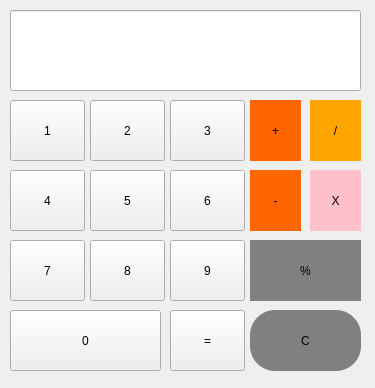
<?xml version="1.0" encoding="UTF-8"?>
<ui version="4.0">
 <class>calculator</class>
 <widget class="QWidget" name="calculator">
  <property name="windowModality">
   <enum>Qt::NonModal</enum>
  </property>
  <property name="geometry">
   <rect>
    <x>0</x>
    <y>0</y>
    <width>375</width>
    <height>388</height>
   </rect>
  </property>
  <property name="windowTitle">
   <string>calculator</string>
  </property>
  <property name="styleSheet">
   <string notr="true"/>
  </property>
  <widget class="QPushButton" name="pushButton">
   <property name="geometry">
    <rect>
     <x>10</x>
     <y>100</y>
     <width>75</width>
     <height>61</height>
    </rect>
   </property>
   <property name="text">
    <string>1</string>
   </property>
  </widget>
  <widget class="QPushButton" name="pushButton_2">
   <property name="geometry">
    <rect>
     <x>90</x>
     <y>100</y>
     <width>75</width>
     <height>61</height>
    </rect>
   </property>
   <property name="text">
    <string>2</string>
   </property>
  </widget>
  <widget class="QPushButton" name="pushButton_3">
   <property name="geometry">
    <rect>
     <x>170</x>
     <y>100</y>
     <width>75</width>
     <height>61</height>
    </rect>
   </property>
   <property name="text">
    <string>3</string>
   </property>
  </widget>
  <widget class="QPushButton" name="pushButton_4">
   <property name="geometry">
    <rect>
     <x>10</x>
     <y>170</y>
     <width>75</width>
     <height>61</height>
    </rect>
   </property>
   <property name="text">
    <string>4</string>
   </property>
  </widget>
  <widget class="QPushButton" name="pushButton_5">
   <property name="geometry">
    <rect>
     <x>90</x>
     <y>170</y>
     <width>75</width>
     <height>61</height>
    </rect>
   </property>
   <property name="text">
    <string>5</string>
   </property>
  </widget>
  <widget class="QPushButton" name="pushButton_6">
   <property name="geometry">
    <rect>
     <x>170</x>
     <y>170</y>
     <width>75</width>
     <height>61</height>
    </rect>
   </property>
   <property name="text">
    <string>6</string>
   </property>
  </widget>
  <widget class="QPushButton" name="pushButton_7">
   <property name="geometry">
    <rect>
     <x>10</x>
     <y>240</y>
     <width>75</width>
     <height>61</height>
    </rect>
   </property>
   <property name="text">
    <string>7</string>
   </property>
  </widget>
  <widget class="QPushButton" name="pushButton_8">
   <property name="geometry">
    <rect>
     <x>90</x>
     <y>240</y>
     <width>75</width>
     <height>61</height>
    </rect>
   </property>
   <property name="text">
    <string>8</string>
   </property>
  </widget>
  <widget class="QPushButton" name="pushButton_9">
   <property name="geometry">
    <rect>
     <x>170</x>
     <y>240</y>
     <width>75</width>
     <height>61</height>
    </rect>
   </property>
   <property name="text">
    <string>9</string>
   </property>
  </widget>
  <widget class="QPushButton" name="pushButton_10">
   <property name="geometry">
    <rect>
     <x>10</x>
     <y>310</y>
     <width>151</width>
     <height>61</height>
    </rect>
   </property>
   <property name="text">
    <string>0</string>
   </property>
  </widget>
  <widget class="QLineEdit" name="lineEdit">
   <property name="geometry">
    <rect>
     <x>10</x>
     <y>10</y>
     <width>351</width>
     <height>81</height>
    </rect>
   </property>
   <property name="font">
    <font>
     <pointsize>16</pointsize>
    </font>
   </property>
   <property name="toolTip">
    <string>&lt;html&gt;&lt;head/&gt;&lt;body&gt;&lt;p&gt;0&lt;/p&gt;&lt;p&gt;&lt;br/&gt;&lt;/p&gt;&lt;/body&gt;&lt;/html&gt;</string>
   </property>
   <property name="layoutDirection">
    <enum>Qt::LeftToRight</enum>
   </property>
   <property name="text">
    <string/>
   </property>
   <property name="dragEnabled">
    <bool>true</bool>
   </property>
  </widget>
  <widget class="QPushButton" name="pushButton_11">
   <property name="geometry">
    <rect>
     <x>250</x>
     <y>100</y>
     <width>51</width>
     <height>61</height>
    </rect>
   </property>
   <property name="styleSheet">
    <string notr="true">QPushButton { background-color: #FF6600; border: none; }</string>
   </property>
   <property name="text">
    <string>+</string>
   </property>
  </widget>
  <widget class="QPushButton" name="pushButton_12">
   <property name="geometry">
    <rect>
     <x>170</x>
     <y>310</y>
     <width>75</width>
     <height>61</height>
    </rect>
   </property>
   <property name="text">
    <string>=</string>
   </property>
  </widget>
  <widget class="QPushButton" name="pushButton_13">
   <property name="geometry">
    <rect>
     <x>310</x>
     <y>100</y>
     <width>51</width>
     <height>61</height>
    </rect>
   </property>
   <property name="styleSheet">
    <string notr="true">QPushButton{background-color: orange; border: none;}</string>
   </property>
   <property name="text">
    <string>/</string>
   </property>
  </widget>
  <widget class="QPushButton" name="pushButton_14">
   <property name="geometry">
    <rect>
     <x>310</x>
     <y>170</y>
     <width>51</width>
     <height>61</height>
    </rect>
   </property>
   <property name="styleSheet">
    <string notr="true">QPushButton{background-color: pink; border: none;}</string>
   </property>
   <property name="text">
    <string>X</string>
   </property>
  </widget>
  <widget class="QPushButton" name="pushButton_15">
   <property name="geometry">
    <rect>
     <x>250</x>
     <y>240</y>
     <width>111</width>
     <height>61</height>
    </rect>
   </property>
   <property name="styleSheet">
    <string notr="true">QPushButton{background-color: grey; border: none;}</string>
   </property>
   <property name="text">
    <string>%</string>
   </property>
  </widget>
  <widget class="QPushButton" name="pushButton_16">
   <property name="geometry">
    <rect>
     <x>250</x>
     <y>170</y>
     <width>51</width>
     <height>61</height>
    </rect>
   </property>
   <property name="styleSheet">
    <string notr="true">QPushButton { background-color: #FF6600; border: none; }</string>
   </property>
   <property name="text">
    <string>-</string>
   </property>
  </widget>
  <widget class="QPushButton" name="pushButton_17">
   <property name="geometry">
    <rect>
     <x>250</x>
     <y>310</y>
     <width>111</width>
     <height>61</height>
    </rect>
   </property>
   <property name="styleSheet">
    <string notr="true">QPushButton
{
border-radius: 25;
background-color:grey;
}
</string>
   </property>
   <property name="text">
    <string>C</string>
   </property>
  </widget>
 </widget>
 <resources/>
 <connections/>
</ui>
